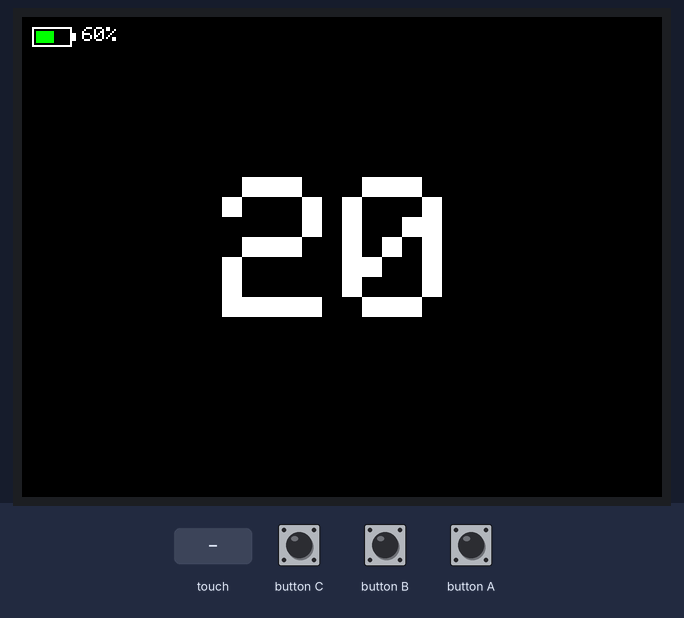
The sketch below on a simulated ESP32. Parts: 320×240 colour display. Inputs (shaded band) come from the test bench.

Above: at 1.5 s.
1.6 s: button B pressed for 0.15 s
At 2.8 s:
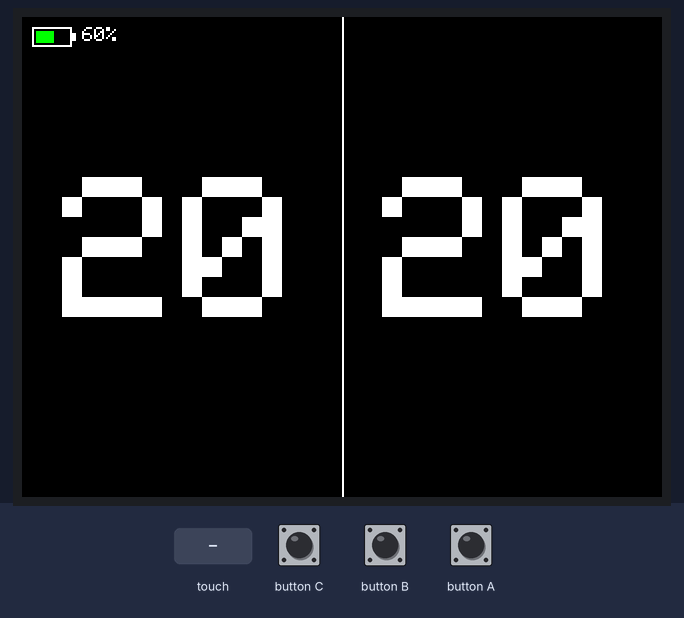
3.2 s: touch panel pressed at 13 % / 10 % of its raw x / y range
At 3.7 s:
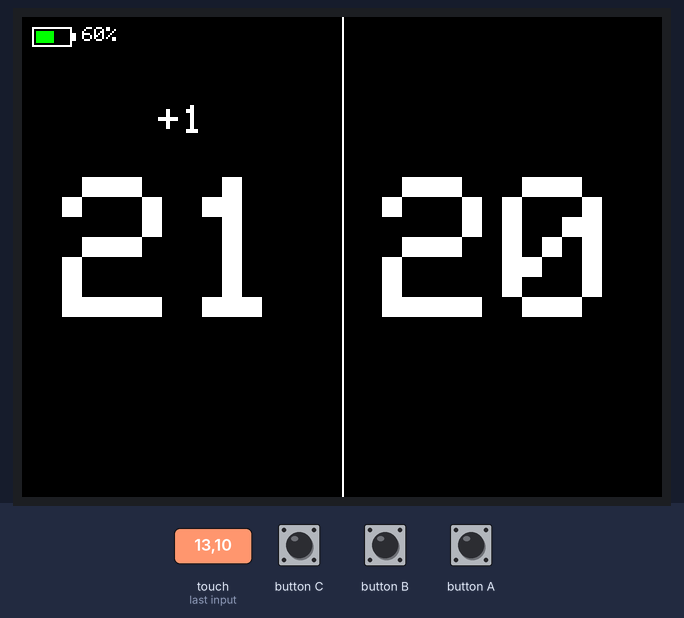
5.4 s: button B pressed for 1 s
At 6.2 s:
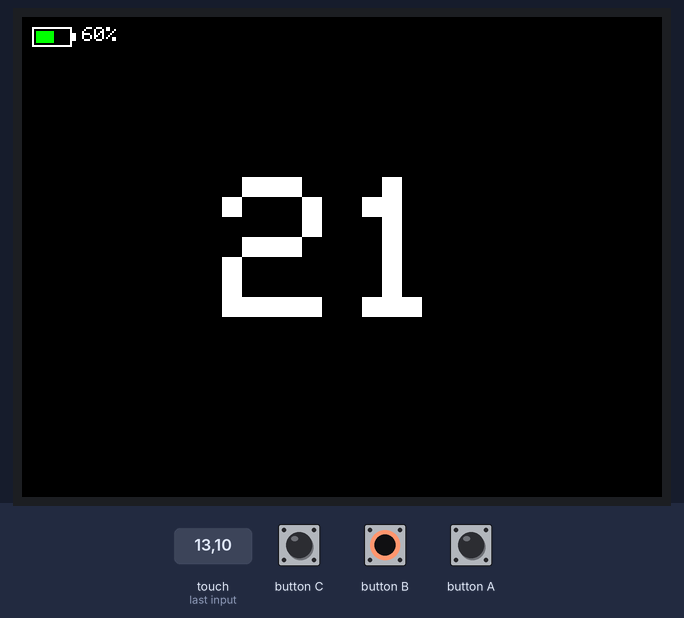
7.9 s: touch panel pressed at 38 % / 10 % of its raw x / y range
At 8.6 s:
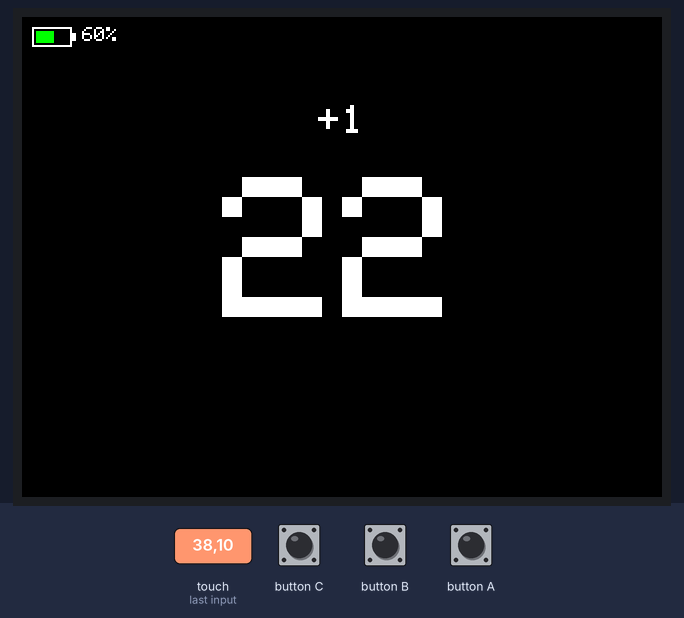
10.2 s: button C pressed for 3.2 s
At 12.0 s:
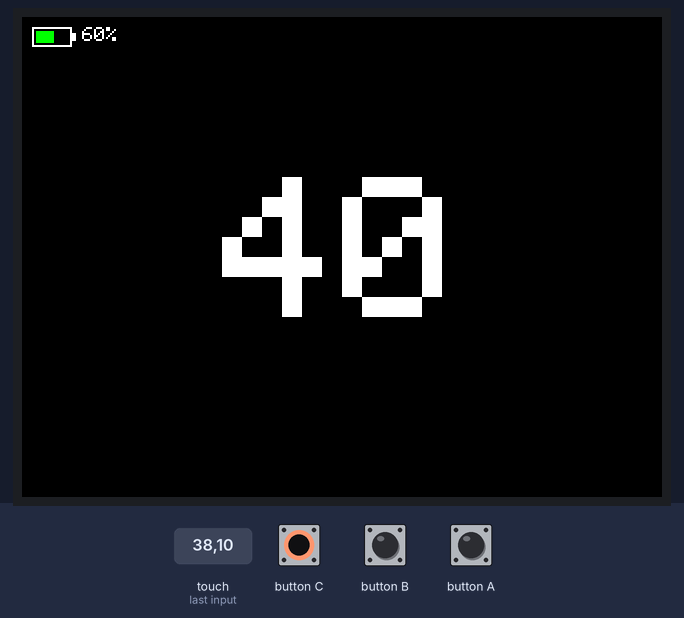
Timing chart, 0 to 13.5 s (numbered marks = the images above; inputs shaded):
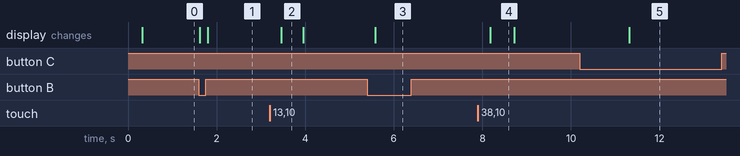

Measured:
- after the input at 1.6 s, the display: first changes at once (image 1 shows a later state)
- after the input at 3.2 s, the display: changes after 0.25 s (image 2)
- after the input at 5.4 s, the display: changes after 0.18 s (image 3)
- after the input at 7.9 s, the display: changes after 0.28 s (image 4)
- after the input at 10.2 s, the display: changes after 1.1 s (image 5)

The sketch:

lifecounter.ino
```cpp
#include <M5Unified.h>

// Constants
const int BRIGHTNESS_FULL = 80;
const int BRIGHTNESS_DIM = 40;
const int MIN_LIFE = 0;
const int MAX_LIFE = 999;
const int repeatInterval = 400;
const int deltaTextSize = 2;
const int deltaHeight = 8 * deltaTextSize;
const int deltaWidth = 80;
const unsigned long deltaTimeout = 500;
const unsigned long dimTimeout = 5000;  // 5 seconds

// State
bool twoPlayerMode = false;

int lifeTotal1 = 20;
int lifeTotal2 = 20;
int lastLifeTotal1 = -1;
int lastLifeTotal2 = -1;

int accumulatedDelta1 = 0;
int accumulatedDelta2 = 0;
unsigned long lastDeltaUpdateTime1 = 0;
unsigned long lastDeltaUpdateTime2 = 0;

unsigned long lastInputTime = 0;
int lastBatteryPercent = -1;
bool lastCharging = false;
bool isDimmed = false;

// Dimensions
const int lifeTextSize = 10;
int lifeWidth, lifeHeight;
int lifeY;
int deltaX1, deltaX2;

void setup() {
  auto cfg = M5.config();
  M5.begin(cfg);

  M5.Display.setRotation(1);  // Portrait
  M5.Display.fillScreen(BLACK);
  M5.Display.setTextColor(WHITE);
  M5.Display.setTextSize(2);

  // Layout
  lifeWidth = lifeTextSize * 6 * 3;
  lifeHeight = lifeTextSize * 8;
  lifeY = (M5.Display.height() - lifeHeight) / 2;
  deltaX1 = (M5.Display.width() / 4) - (deltaWidth / 2);
  deltaX2 = (3 * M5.Display.width() / 4) - (deltaWidth / 2);

  lastInputTime = millis();
  setBrightness(BRIGHTNESS_FULL);

  drawAll();
}

void loop() {
  M5.update();
  bool inputDetected = false;

  // Button A: Reset Player 1
  if (M5.BtnA.pressedFor(1000)) {
    if (lifeTotal1 != 20) {
      lifeTotal1 = 20;
      accumulatedDelta1 = 0;
      drawAll();
    }
    inputDetected = true;
  }

  // Button C: Reset Player 2 (or to 40 in 1P mode)
  if (M5.BtnC.pressedFor(1000)) {
    if (twoPlayerMode) {
      if (lifeTotal2 != 20) {
        lifeTotal2 = 20;
        accumulatedDelta2 = 0;
        drawAll();
      }
    } else {
      if (lifeTotal1 != 40) {
        lifeTotal1 = 40;
        accumulatedDelta1 = 0;
        drawAll();
      }
    }
    inputDetected = true;
  }

  // Button B: Toggle mode
  if (M5.BtnB.wasPressed()) {
    twoPlayerMode = !twoPlayerMode;
    accumulatedDelta1 = accumulatedDelta2 = 0;
    M5.Display.fillScreen(BLACK);
    drawAll();
    inputDetected = true;
  }

  auto touch = M5.Touch.getDetail();
  static bool touchActive = false;
  static unsigned long touchStartTime = 0;
  static unsigned long lastTouchTime = 0;
  static bool longPressTriggered = false;

  if (touch.isPressed()) {
    if (!touchActive) {
      touchActive = true;
      touchStartTime = millis();
      longPressTriggered = false;
    }

    unsigned long heldTime = millis() - touchStartTime;
    int buttonStripHeight = 35;
    int activeHeight = M5.Display.height() - buttonStripHeight;

    int* life = &lifeTotal1;
    int* delta = &accumulatedDelta1;
    unsigned long* deltaTime = &lastDeltaUpdateTime1;
    int touchSide = 0; // 0 for left/player1, 1 for right/player2

    if (twoPlayerMode) {
      if (touch.x > M5.Display.width() / 2) {
        life = &lifeTotal2;
        delta = &accumulatedDelta2;
        deltaTime = &lastDeltaUpdateTime2;
        touchSide = 1;
      }
    }

    if (heldTime >= 1000) {
      if (!longPressTriggered || (millis() - lastTouchTime > repeatInterval)) {
        int prev = *life;
        int d = 0;
        if (touch.y < activeHeight / 2) {
          d = min(5, MAX_LIFE - *life);
        } else if (touch.y < activeHeight) {
          d = -min(5, *life - MIN_LIFE);
        }

        if (d != 0) {
          *life += d;
          *delta += d;
          *deltaTime = millis();
          drawAll();
        }

        lastTouchTime = millis();
        longPressTriggered = true;
        inputDetected = true;
      }
    }
  } else if (touchActive) {
    // Short press
    if (!longPressTriggered) {
      int* life = &lifeTotal1;
      int* delta = &accumulatedDelta1;
      unsigned long* deltaTime = &lastDeltaUpdateTime1;

      if (twoPlayerMode && touch.x > M5.Display.width() / 2) {
        life = &lifeTotal2;
        delta = &accumulatedDelta2;
        deltaTime = &lastDeltaUpdateTime2;
      }

      int prev = *life;
      int d = 0;
      int buttonStripHeight = 35;
      int activeHeight = M5.Display.height() - buttonStripHeight;

      if (touch.y < activeHeight / 2) {
        d = min(1, MAX_LIFE - *life);
      } else if (touch.y < activeHeight) {
        d = -min(1, *life - MIN_LIFE);
      }

      if (d != 0) {
        *life += d;
        *delta += d;
        *deltaTime = millis();
        drawAll();
        inputDetected = true;
      }
    }

    touchActive = false;
  }

  // Delta timeout
  if (accumulatedDelta1 != 0 && millis() - lastDeltaUpdateTime1 > deltaTimeout) {
    accumulatedDelta1 = 0;
    drawAll();
  }
  if (accumulatedDelta2 != 0 && millis() - lastDeltaUpdateTime2 > deltaTimeout) {
    accumulatedDelta2 = 0;
    drawAll();
  }

  // Auto-dim
  if (inputDetected) {
    lastInputTime = millis();
    if (isDimmed) {
      setBrightness(BRIGHTNESS_FULL);
      isDimmed = false;
    }
  } else if (!isDimmed && millis() - lastInputTime > dimTimeout) {
    setBrightness(BRIGHTNESS_DIM);
    isDimmed = true;
  }

  delay(50);
}

// Drawing helpers

void drawAll() {
  M5.Display.fillScreen(BLACK);

  // Force battery redraw by resetting last cached values
  lastBatteryPercent = -1;
  lastCharging = !M5.Power.isCharging(); // Flip it so drawBattery() always redraws

  if (twoPlayerMode) {
    drawLife(lifeTotal1, 0, accumulatedDelta1);
    drawLife(lifeTotal2, 1, accumulatedDelta2);

    // Draw vertical separator line
    int centerX = M5.Display.width() / 2;
    M5.Display.drawLine(centerX, 0, centerX, M5.Display.height(), WHITE);
  } else {
    drawLife(lifeTotal1, -1, accumulatedDelta1); // Full screen
  }

  drawBattery();
}


void drawLife(int value, int side, int delta) {
  int x, w;
  if (side == -1) {
    x = (M5.Display.width() - lifeWidth) / 2;
    w = lifeWidth;
  } else {
    w = M5.Display.width() / 2;
    x = (side == 0) ? (w - lifeWidth) / 2 : w + (w - lifeWidth) / 2;
  }

  String text = String(value);
  int textW = text.length() * 6 * lifeTextSize;
  int textX = x + (lifeWidth - textW) / 2;

  M5.Display.setTextSize(lifeTextSize);
  M5.Display.setTextColor(WHITE, BLACK);
  M5.Display.setCursor(textX, lifeY);
  M5.Display.print(text);

  if (delta != 0) {
    int dy = (delta > 0) ? (lifeY - deltaHeight - 20) : (lifeY + lifeHeight + 10);
    String deltaStr = (delta > 0 ? "+" : "-") + String(abs(delta));
    int dw = deltaStr.length() * 6 * deltaTextSize;
    int dx = x + (lifeWidth - dw) / 2;

    M5.Display.setTextSize(deltaTextSize);
    M5.Display.setTextColor(WHITE, BLACK);
    M5.Display.setCursor(dx, dy);
    M5.Display.print(deltaStr);
  }
}

void drawBattery() {
  float  voltage = M5.Power.getBatteryVoltage() / 1000.0f; // mV -> V
  int percent = voltageToPercent(voltage);
  bool isCharging = M5.Power.isCharging();

  if (percent == lastBatteryPercent && isCharging == lastCharging) return;

  M5.Display.fillRect(0, 0, 120, 20, BLACK);

  int level = map(percent, 0, 100, 0, 16);
  uint16_t color = (percent > 10) ? GREEN : RED;

  M5.Display.drawRect(5, 5, 20, 10, WHITE);
  M5.Display.fillRect(25, 8, 2, 4, WHITE);
  M5.Display.fillRect(7, 7, level, 6, color);

  M5.Display.setCursor(30, 5);
  M5.Display.setTextSize(1);
  M5.Display.setTextColor(WHITE);
  M5.Display.printf("%d%%", percent);

  if (isCharging) {
    M5.Display.setCursor(70, 5);
    M5.Display.print("CHG");
  }

  lastBatteryPercent = percent;
  lastCharging = isCharging;
}

int voltageToPercent(float  voltage) {
  if (voltage >= 4.20) return 100;
  if (voltage >= 4.15) return 95;
  if (voltage >= 4.11) return 90;
  if (voltage >= 4.08) return 85;
  if (voltage >= 4.02) return 80;
  if (voltage >= 3.98) return 75;
  if (voltage >= 3.95) return 70;
  if (voltage >= 3.91) return 65;
  if (voltage >= 3.87) return 60;
  if (voltage >= 3.85) return 55;
  if (voltage >= 3.84) return 50;
  if (voltage >= 3.82) return 45;
  if (voltage >= 3.80) return 40;
  if (voltage >= 3.79) return 35;
  if (voltage >= 3.77) return 30;
  if (voltage >= 3.75) return 25;
  if (voltage >= 3.73) return 20;
  if (voltage >= 3.71) return 15;
  if (voltage >= 3.69) return 10;
  if (voltage >= 3.61) return 5;
  return 0;
}

void setBrightness(int percent) {
  percent = constrain(percent, 0, 100);
  M5.Display.setBrightness(percent);
}
```
